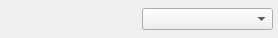
<?xml version="1.0" encoding="UTF-8"?>
<ui version="4.0">
 <class>InterfaceInfo</class>
 <widget class="QFrame" name="InterfaceInfo">
  <property name="geometry">
   <rect>
    <x>0</x>
    <y>0</y>
    <width>278</width>
    <height>38</height>
   </rect>
  </property>
  <property name="windowTitle">
   <string>Frame</string>
  </property>
  <property name="frameShape">
   <enum>QFrame::NoFrame</enum>
  </property>
  <property name="frameShadow">
   <enum>QFrame::Raised</enum>
  </property>
  <layout class="QHBoxLayout" name="horizontalLayout">
   <property name="margin">
    <number>5</number>
   </property>
   <item>
    <widget class="QLabel" name="l_name">
     <property name="sizePolicy">
      <sizepolicy hsizetype="Preferred" vsizetype="Fixed">
       <horstretch>0</horstretch>
       <verstretch>0</verstretch>
      </sizepolicy>
     </property>
     <property name="text">
      <string/>
     </property>
    </widget>
   </item>
   <item>
    <widget class="QComboBox" name="cb_modules">
     <property name="sizePolicy">
      <sizepolicy hsizetype="Preferred" vsizetype="Fixed">
       <horstretch>0</horstretch>
       <verstretch>0</verstretch>
      </sizepolicy>
     </property>
    </widget>
   </item>
  </layout>
 </widget>
 <resources/>
 <connections/>
</ui>
